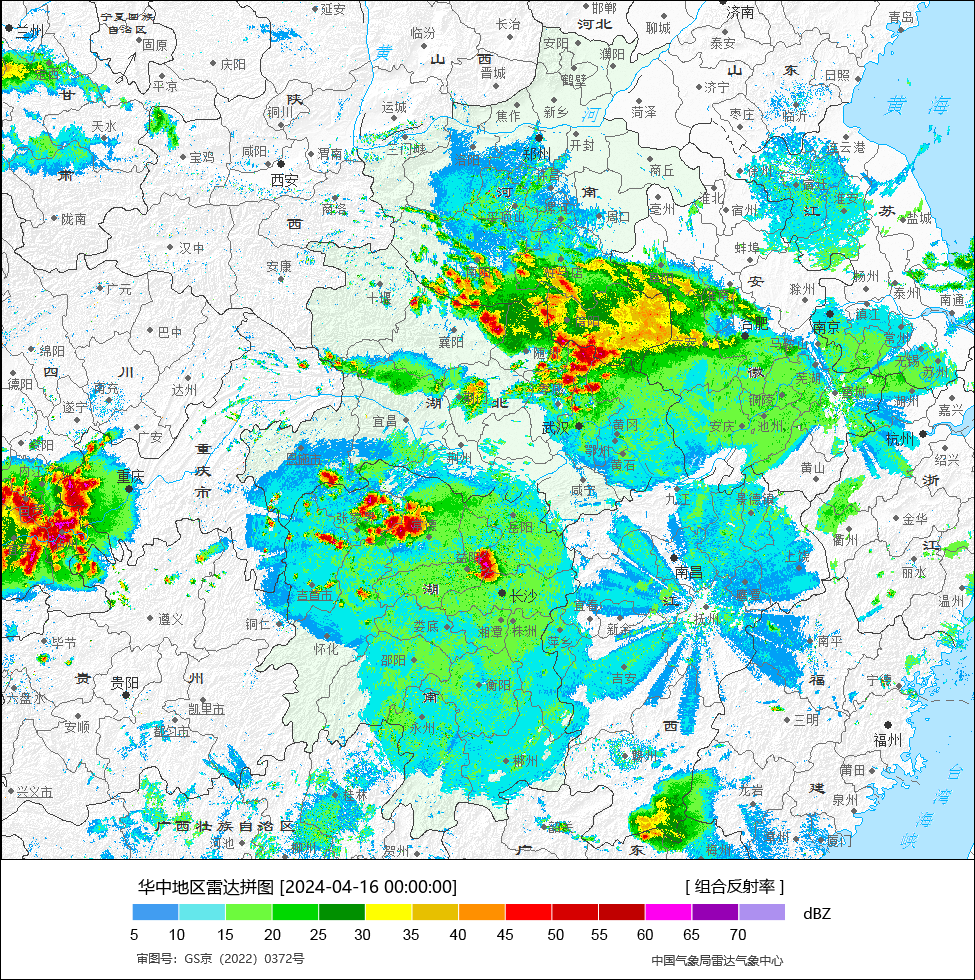
#> input picture resource/downloads/ACCN/Z_RADA_C_BABJ_20240415160646_P_DOR_ACCN_CREF_20240415_160000.png, 975 x 980 px
$ python color.py
#> lines starting #> are read from the running program, lines starting #| are printed output that depends on the picture; after the words box and inside, x2 and y2 are one past the last pixel; in counts of white or black regions, pixels touching at a corner belong together
import cv2
import numpy as np

# 加载图像
image = cv2.imread('downloads/ACCN/Z_RADA_C_BABJ_20240415160646_P_DOR_ACCN_CREF_20240415_160000.png')
#> image is the input picture: shape (980, 975, 3); mean B, G, R 206.1, 224.8, 176.1

# 读取颜色数据文件
color_ranges = []
with open('color_data.txt', 'r') as file:
#> (reads resource/color_data.txt from the repository)
    for line in file:
        parts = line.split()
        hue = int(float(parts[1])/2)
        saturation = int(float(parts[2]) * 255 / 100)  # 转换百分比为0-255
        value = int(float(parts[3]) * 255 / 100)  # 转换百分比为0-255
        # 假设色调的容差为2度，饱和度和亮度的容差为10%
        lower_bound = np.array([hue - 0, max(saturation - 25, 0), max(value - 25, 0)])
        upper_bound = np.array([hue + 1, min(saturation + 25, 255), min(value + 25, 255)])
        color_ranges.append((lower_bound, upper_bound))

# 初始化一个空掩模用于存储合并后的掩模
combined_mask = None

# 转换到HSV色彩空间
hsv_image = cv2.cvtColor(image, cv2.COLOR_BGR2HSV)
#> hsv_image: shape (980, 975, 3); mean H, S, V 29.8, 73.8, 233.7

# 循环遍历颜色范围并组合掩模
for lower_bound, upper_bound in color_ranges:
    mask = cv2.inRange(hsv_image, lower_bound, upper_bound)
    if combined_mask is None:
        combined_mask = mask
    else:
        combined_mask = cv2.bitwise_or(combined_mask, mask)
#> this loop made 14 passes
#> pass 1, `mask = cv2.inRange(hsv_image, lower_bound, upper_bound)`:
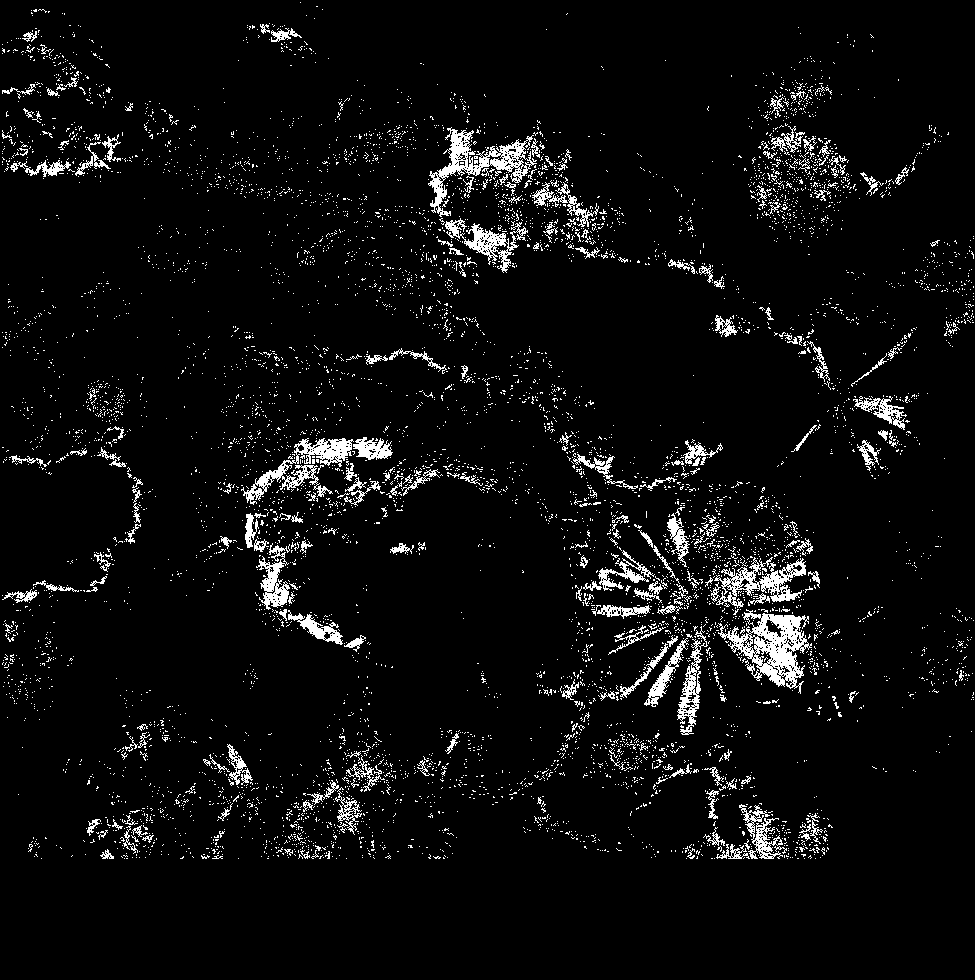
#> mask: shape (980, 975); 5.1% white in thin lines or dots, all inside (x1, y1, x2, y2) = (2, 2, 974, 859)
#> pass 3, `mask = cv2.inRange(hsv_image, lower_bound, upper_bound)`:
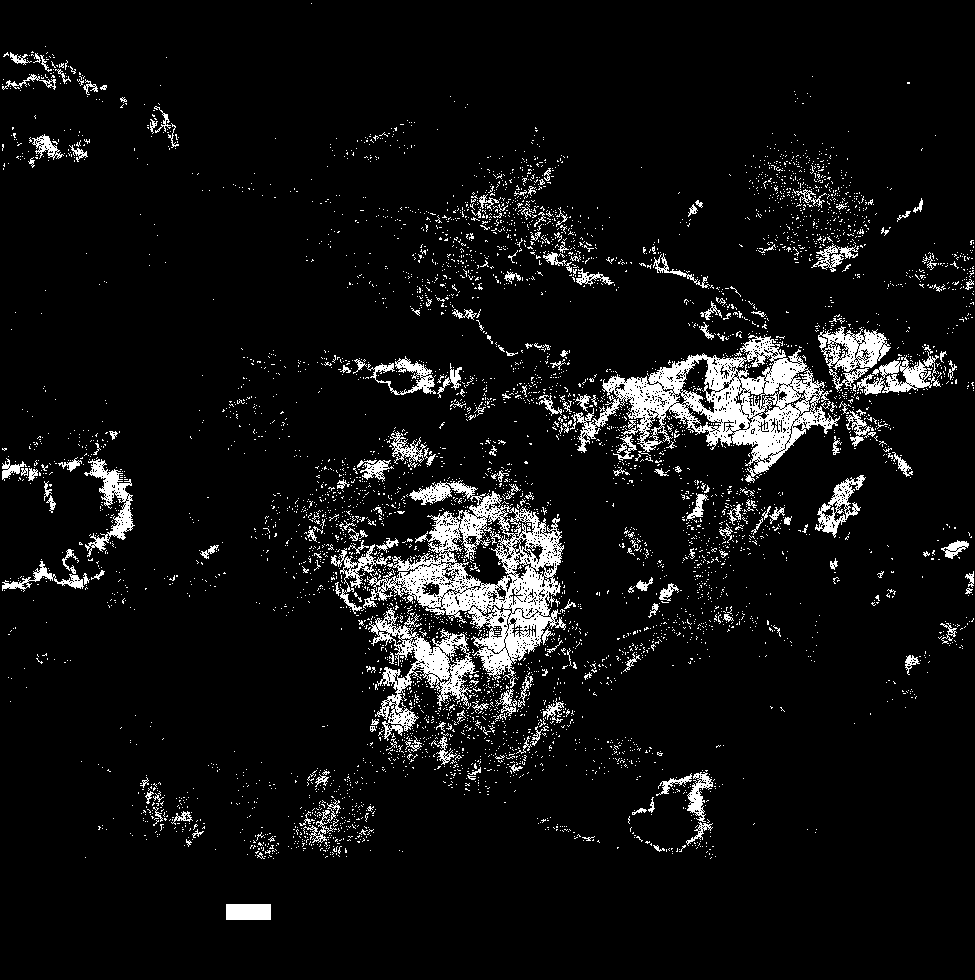
#> mask: shape (980, 975); 6.9% white; 5433 white regions (5224 under 20 px), largest, box (x1, y1, x2, y2) and area: (363, 480, 566, 688) 13338, (570, 335, 840, 483) 12720, (369, 608, 479, 741) 4249
#> after the loop:
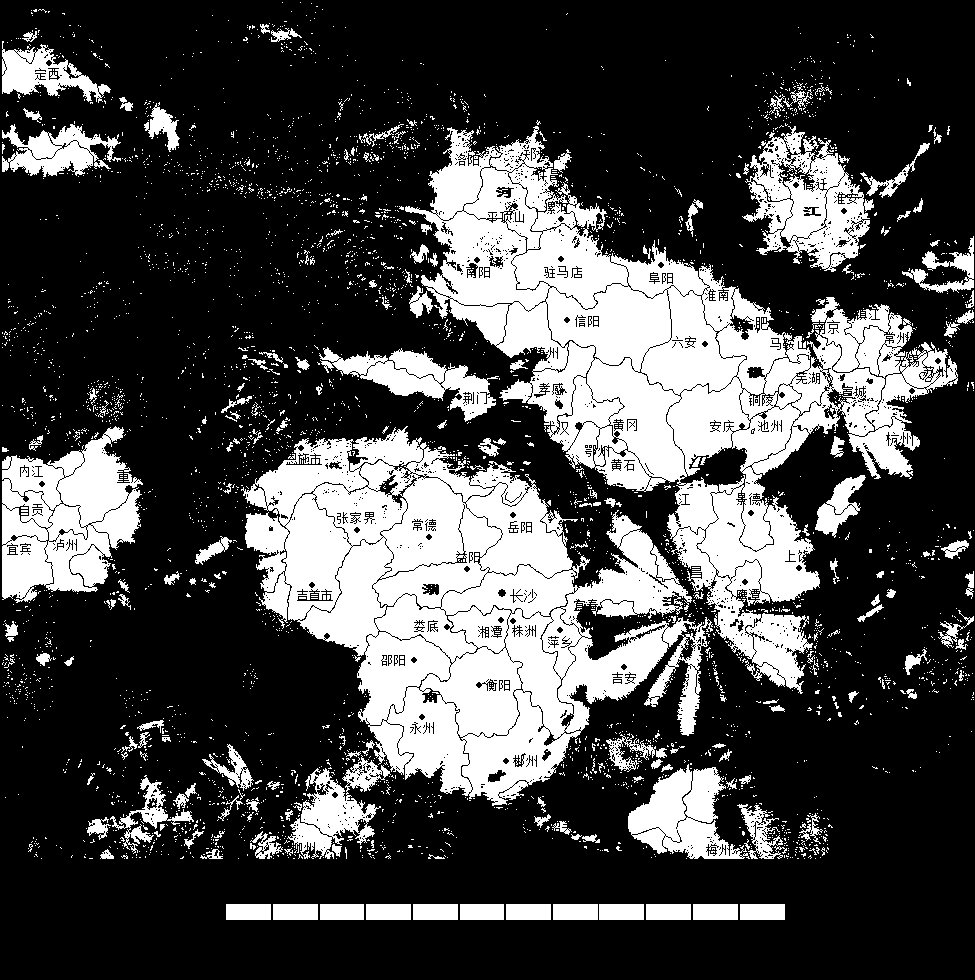
#> combined_mask: shape (980, 975); 28.4% white; 3874 white regions (3678 under 20 px), largest, box (x1, y1, x2, y2) and area: (405, 126, 958, 694) 97053, (241, 426, 713, 806) 90010, (2, 426, 143, 603) 15733

# 将掩模应用到原图像
result = cv2.bitwise_and(image, image, mask=combined_mask)
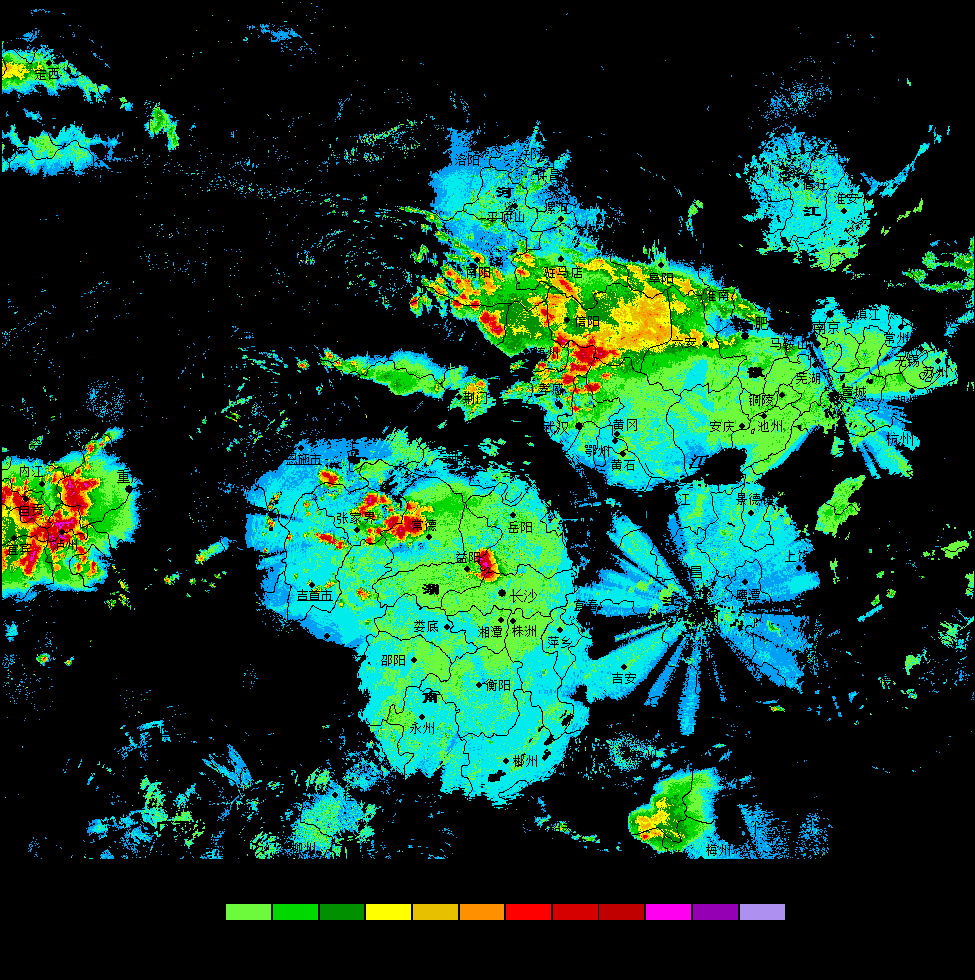
#> result: shape (980, 975, 3); mean B, G, R 40.7, 59.6, 14.9

# 显示结果
cv2.imshow('Filtered Image', result)
cv2.waitKey(0)
cv2.destroyAllWindows()

# 保存结果
cv2.imwrite('filtered_image.png', result)
